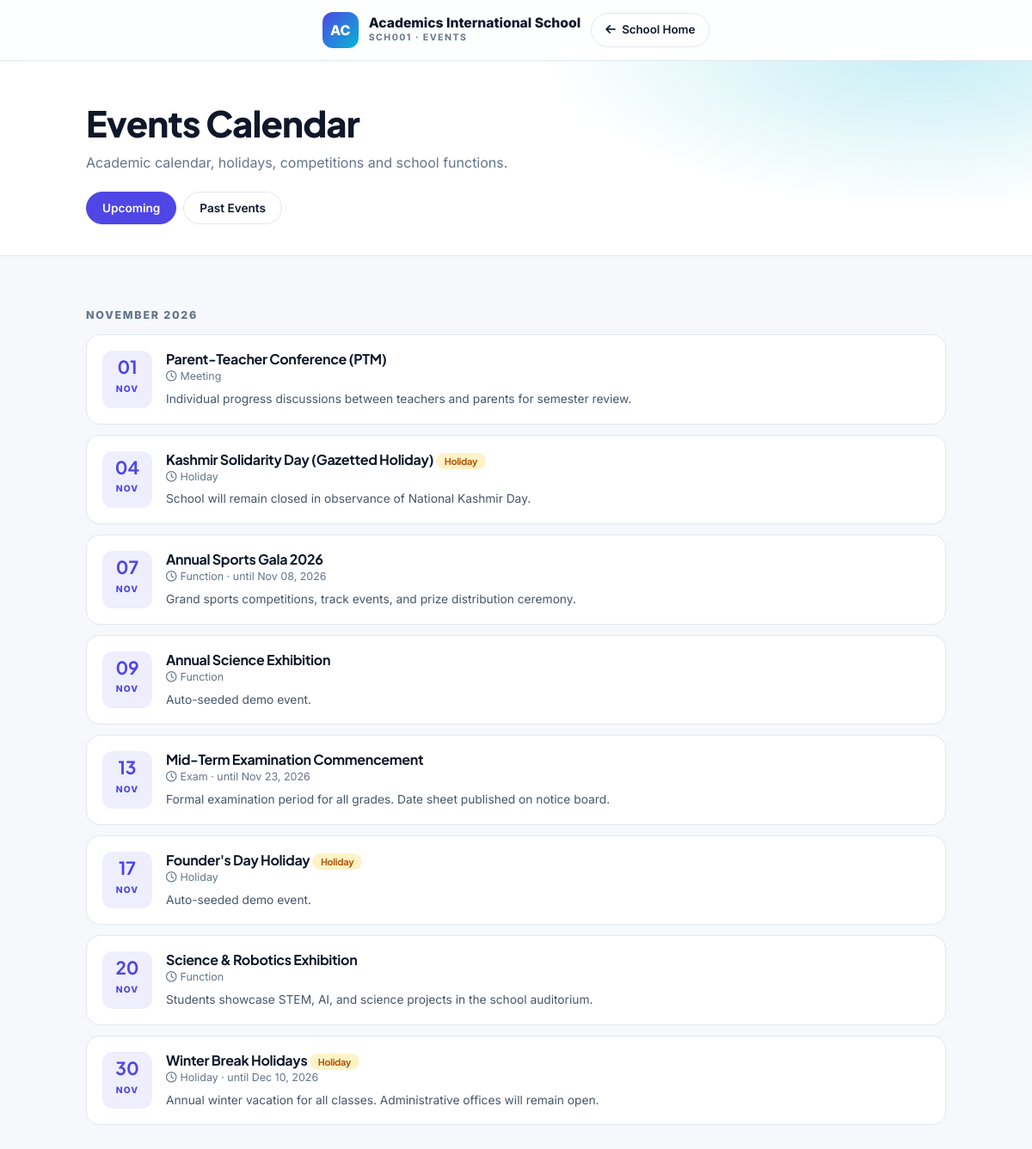
The page /public/school_events.php?code=SCH001 on the database its author committed.
### tables this page shows
CREATE TABLE `school_settings` (
  `id` int(11) NOT NULL AUTO_INCREMENT,
  `school_id` int(11) NOT NULL,
  `public_page_title` varchar(255) DEFAULT NULL,
  `public_page_description` text DEFAULT NULL,
  `allow_parent_auto_login` tinyint(1) NOT NULL DEFAULT 1,
  `session_timeout_minutes` int(11) NOT NULL DEFAULT 30,
  `created_at` timestamp NOT NULL DEFAULT current_timestamp(),
  `updated_at` timestamp NOT NULL DEFAULT current_timestamp() ON UPDATE current_timestamp(),
  PRIMARY KEY (`id`),
  UNIQUE KEY `school_id` (`school_id`),
  CONSTRAINT `fk_school_settings_school` FOREIGN KEY (`school_id`) REFERENCES `schools` (`id`) ON DELETE CASCADE
);

CREATE TABLE `schools` (
  `id` int(11) NOT NULL AUTO_INCREMENT,
  `school_name` varchar(255) NOT NULL,
  `school_code` varchar(50) NOT NULL,
  `subdomain` varchar(50) DEFAULT NULL,
  `school_email` varchar(255) DEFAULT NULL,
  `school_phone` varchar(30) DEFAULT NULL,
  `school_address` text DEFAULT NULL,
  `owner_name` varchar(100) DEFAULT NULL,
  `school_logo` varchar(255) DEFAULT NULL,
  `primary_color` varchar(20) NOT NULL DEFAULT '#4f46e5',
  `secondary_color` varchar(20) NOT NULL DEFAULT '#06b6d4',
  `motto` varchar(255) DEFAULT NULL,
  `website` varchar(255) DEFAULT NULL,
  `status` enum('active','suspended','trial') NOT NULL DEFAULT 'active',
  `plan` enum('basic','pro','enterprise') NOT NULL DEFAULT 'basic',
  `trial_ends_at` datetime DEFAULT NULL,
  `is_active` tinyint(1) NOT NULL DEFAULT 1,
  `subscription_plan` enum('free','basic','premium') NOT NULL DEFAULT 'free',
  `created_at` timestamp NOT NULL DEFAULT current_timestamp(),
  `updated_at` timestamp NOT NULL DEFAULT current_timestamp() ON UPDATE current_timestamp(),
  PRIMARY KEY (`id`),
  UNIQUE KEY `school_code` (`school_code`),
  UNIQUE KEY `uniq_school_subdomain` (`subdomain`),
  KEY `idx_school_code` (`school_code`),
  KEY `idx_school_active` (`is_active`),
  KEY `idx_school_status` (`status`)
);

CREATE TABLE `school_events` (
  `id` int(11) NOT NULL AUTO_INCREMENT,
  `school_id` int(11) DEFAULT NULL,
  `title` varchar(200) NOT NULL,
  `event_type` enum('Function','Holiday','Exam','Meeting','Other') DEFAULT 'Function',
  `description` text DEFAULT NULL,
  `event_date` date NOT NULL,
  `end_date` date DEFAULT NULL,
  `is_holiday` tinyint(1) DEFAULT 0,
  `status` enum('Upcoming','Ongoing','Completed','Cancelled') DEFAULT 'Upcoming',
  `created_by` int(11) DEFAULT NULL,
  `created_at` timestamp NOT NULL DEFAULT current_timestamp(),
  PRIMARY KEY (`id`),
  KEY `created_by` (`created_by`),
  KEY `idx_event_date` (`event_date`),
  KEY `idx_is_holiday` (`is_holiday`),
  KEY `idx_events_school` (`school_id`),
  CONSTRAINT `school_events_ibfk_1` FOREIGN KEY (`created_by`) REFERENCES `users` (`id`) ON DELETE SET NULL
);

### includes/tenant.php (called while the page is built, shortened)
<?php
require_once __DIR__ . '/functions.php';
function school_by_code(PDO $pdo, string $code, bool $activeOnly = true): ?array {
    $sql = "SELECT s.*, ss.public_page_title, ss.public_page_description
            FROM schools s LEFT JOIN school_settings ss ON ss.school_id = s.id
            WHERE s.school_code = ?" . ($activeOnly ? " AND s.is_active = 1" : "") . " LIMIT 1";
    $st = $pdo->prepare($sql);
    $st->execute([$code]);
    return $st->fetch() ?: null;
}

### includes/functions.php (called while the page is built, shortened)
<?php
function e($string) {
    return htmlspecialchars($string ?? '', ENT_QUOTES, 'UTF-8');
}
function formatDate($date, $format = 'M d, Y') {
    return date($format, strtotime($date));
}

### public/school_events.php (the view, shortened to what this page needs)
<?php
require_once __DIR__ . '/../includes/functions.php';
require_once __DIR__ . '/../includes/tenant.php';
require_once __DIR__ . '/../config/db.php';
$code = strtoupper(trim($_GET['code'] ?? ''));
$school = $code !== '' ? school_by_code($pdo, $code, false) : null;
$tab = ($_GET['view'] ?? 'upcoming') === 'past' ? 'past' : 'upcoming';
$sql = $tab === 'past'
    ? "SELECT * FROM school_events WHERE school_id = ? AND status <> 'Cancelled' AND event_date < CURDATE() ORDER BY event_date DESC LIMIT 60"
    : "SELECT * FROM school_events WHERE school_id = ? AND status <> 'Cancelled' AND event_date >= CURDATE() ORDER BY event_date ASC LIMIT 60";
$stmt = $pdo->prepare($sql);
$stmt->execute([$school['id']]);
$events = $stmt->fetchAll();
$grouped = [];
foreach ($events as $ev) $grouped[date('F Y', strtotime($ev['event_date']))][] = $ev;
?>
<!DOCTYPE html>
<html lang="en">
<head>
<link href="https://cdn.jsdelivr.net/npm/bootstrap@5.3.2/dist/css/bootstrap.min.css" rel="stylesheet">
<link href="https://cdnjs.cloudflare.com/ajax/libs/font-awesome/6.5.1/css/all.min.css" rel="stylesheet">
</head>
<body>
<nav class="nav"><div class="wrap">
    <div class="mark"><?php echo e(strtoupper(substr(preg_replace('/[^A-Za-z]/','',$school['school_name']),0,2))); ?></div>
    <div><div class="name"><?php echo e($school['school_name']); ?></div><div class="sub"><?php echo e($school['school_code']); ?> · Events</div></div>
    <a class="back" href="school.php?code=<?php echo urlencode($school['school_code']); ?>"><i class="fas fa-arrow-left me-1"></i> School Home</a>
</div></nav>
<header class="hero"><div class="wrap">
    <h1>Events Calendar</h1>
    <p>Academic calendar, holidays, competitions and school functions.</p>
    <div class="tabs">
        <a class="tab <?php echo $tab === 'upcoming' ? 'active' : ''; ?>" href="?code=<?php echo urlencode($school['school_code']); ?>&view=upcoming">Upcoming</a>
        <a class="tab <?php echo $tab === 'past' ? 'active' : ''; ?>" href="?code=<?php echo urlencode($school['school_code']); ?>&view=past">Past Events</a>
    </div>
</div></header>
<main class="wrap2">
<?php foreach ($grouped as $month => $list): ?>
    <div class="month"><?php echo e($month); ?></div>
    <?php foreach ($list as $ev): ?>
    <article class="ev">
        <div class="ev-date"><b><?php echo date('d', strtotime($ev['event_date'])); ?></b><span><?php echo date('M', strtotime($ev['event_date'])); ?></span></div>
        <div>
            <h3><?php echo e($ev['title']); ?> <?php if ($ev['is_holiday']): ?><span class="badge-h">Holiday</span><?php endif; ?></h3>
            <div class="meta"><i class="far fa-clock me-1"></i><?php echo e($ev['event_type']); ?><?php if (!empty($ev['end_date']) && $ev['end_date'] !== $ev['event_date']): ?> · until <?php echo formatDate($ev['end_date']); ?><?php endif; ?></div>
            <?php if (!empty($ev['description'])): ?><div class="desc"><?php echo nl2br(e($ev['description'])); ?></div><?php endif; ?>
        </div>
    </article>
    <?php endforeach; ?>
<?php endforeach; ?>
</main>
</body>
</html>

### rows shown on the page
school_settings: school.school_name "AC", school.school_name "Academics International School", school.school_code "SCH001"
school_events: event_date "01", event_date "NOV", title "Parent-Teacher Conference (PTM)", event_type "Meeting", description "Individual progress discussions between teachers and parents for semester review."
school_events: event_date "04", event_date "NOV", title "Kashmir Solidarity Day (Gazetted Holiday)", is_holiday "Holiday", event_type "Holiday", description "School will remain closed in observance of National Kashmir Day."
school_events: event_date "07", event_date "NOV", title "Annual Sports Gala 2026", event_type "Function", end_date "Nov 08, 2026", description "Grand sports competitions, track events, and prize distribution ceremony."
school_events: event_date "09", event_date "NOV", title "Annual Science Exhibition", event_type "Function", description "Auto-seeded demo event."
school_events: event_date "13", event_date "NOV", title "Mid-Term Examination Commencement", event_type "Exam", end_date "Nov 23, 2026", description "Formal examination period for all grades. Date sheet published on notice board."
school_events: event_date "17", event_date "NOV", title "Founder's Day Holiday", is_holiday "Holiday", event_type "Holiday", description "Auto-seeded demo event."
school_events: event_date "20", event_date "NOV", title "Science & Robotics Exhibition", event_type "Function", description "Students showcase STEM, AI, and science projects in the school auditorium."
school_events: event_date "30", event_date "NOV", title "Winter Break Holidays", is_holiday "Holiday", event_type "Holiday", end_date "Dec 10, 2026", description "Annual winter vacation for all classes. Administrative offices will remain open."

### other values the page prints
$month "NOVEMBER 2026"
